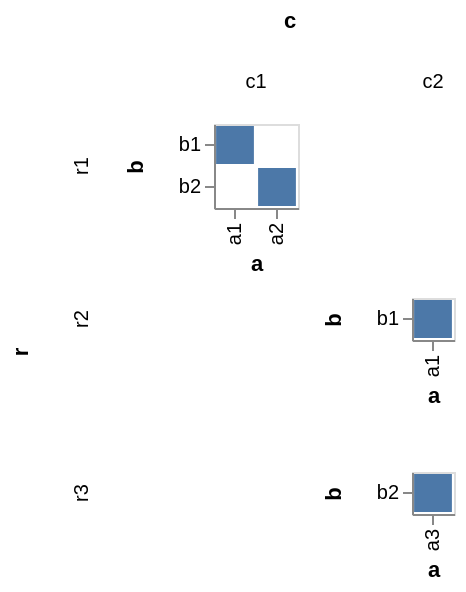

Specify this chart in Vega-Lite:
### Vega specification from a JSON file in a GitHub repository (floating-point values rounded to 4 significant figures)
{"$schema": "https://vega.github.io/schema/vega/v4.json", "autosize": "pad", "padding": 5, "data": [{"name": "source_0", "values": [{"r": "r1", "c": "c1", "a": "a1", "b": "b1"}, {"r": "r1", "c": "c1", "a": "a2", "b": "b2"}, {"r": "r2", "c": "c2", "a": "a1", "b": "b1"}, {"r": "r3", "c": "c2", "a": "a3", "b": "b2"}]}, {"name": "cross_column_domain_row_domain", "source": "source_0", "transform": [{"type": "aggregate", "groupby": ["c", "r"], "fields": ["a", "b"], "ops": ["distinct", "distinct"]}]}, {"name": "column_domain", "source": "cross_column_domain_row_domain", "transform": [{"type": "aggregate", "groupby": ["c"], "fields": ["distinct_a"], "ops": ["max"], "as": ["distinct_a"]}]}, {"name": "row_domain", "source": "cross_column_domain_row_domain", "transform": [{"type": "aggregate", "groupby": ["r"], "fields": ["distinct_b"], "ops": ["max"], "as": ["distinct_b"]}]}], "signals": [{"name": "child_x_step", "value": 21}, {"name": "child_y_step", "value": 21}], "layout": {"padding": {"row": 10, "column": 10}, "offset": {"rowTitle": 10, "columnTitle": 10}, "columns": {"signal": "length(data('column_domain'))"}, "bounds": "full", "align": "all"}, "marks": [{"name": "row-title", "type": "group", "role": "row-title", "title": {"text": "r", "offset": 10, "orient": "left", "style": "guide-title"}}, {"name": "column-title", "type": "group", "role": "column-title", "title": {"text": "c", "offset": 10, "style": "guide-title"}}, {"name": "row_header", "type": "group", "role": "row-header", "from": {"data": "row_domain"}, "sort": {"field": "datum[\"r\"]", "order": "ascending"}, "title": {"text": {"signal": "''+parent[\"r\"]"}, "offset": 10, "orient": "left", "style": "guide-label", "baseline": "middle"}, "encode": {"update": {"height": {"signal": "bandspace(datum[\"distinct_b\"], 0.1, 0.05) * child_y_step"}}}}, {"name": "column_header", "type": "group", "role": "column-header", "from": {"data": "column_domain"}, "sort": {"field": "datum[\"c\"]", "order": "ascending"}, "title": {"text": {"signal": "''+parent[\"c\"]"}, "offset": 10, "style": "guide-label", "baseline": "middle"}, "encode": {"update": {"width": {"signal": "bandspace(datum[\"distinct_a\"], 0.1, 0.05) * child_x_step"}}}}, {"name": "cell", "type": "group", "style": "cell", "from": {"facet": {"name": "facet", "data": "source_0", "groupby": ["r", "c"], "aggregate": {"cross": true, "fields": ["a", "b"], "ops": ["distinct", "distinct"], "as": ["distinct_a", "distinct_b"]}}}, "sort": {"field": ["datum[\"r\"]", "datum[\"c\"]"], "order": ["ascending", "ascending"]}, "encode": {"update": {"width": {"signal": "bandspace(datum[\"distinct_a\"], 0.1, 0.05) * child_x_step"}, "height": {"signal": "bandspace(datum[\"distinct_b\"], 0.1, 0.05) * child_y_step"}}}, "marks": [{"name": "child_marks", "type": "rect", "style": ["rect"], "from": {"data": "facet"}, "encode": {"update": {"fill": {"value": "#4c78a8"}, "tooltip": {"signal": "{\"a\": ''+datum[\"a\"], \"b\": ''+datum[\"b\"]}"}, "x": {"scale": "child_x", "field": "a"}, "width": {"scale": "child_x", "band": true}, "y": {"scale": "child_y", "field": "b"}, "height": {"scale": "child_y", "band": true}}}}], "scales": [{"name": "child_x", "type": "band", "domain": {"data": "facet", "field": "a", "sort": true}, "range": {"step": {"signal": "child_x_step"}}, "paddingInner": 0.1, "paddingOuter": 0.05}, {"name": "child_y", "type": "band", "domain": {"data": "facet", "field": "b", "sort": true}, "range": {"step": {"signal": "child_y_step"}}, "paddingInner": 0.1, "paddingOuter": 0.05}], "axes": [{"scale": "child_x", "orient": "bottom", "grid": false, "title": "a", "labelAlign": "right", "labelAngle": 270, "labelBaseline": "middle", "zindex": 1}, {"scale": "child_y", "orient": "left", "grid": false, "title": "b", "zindex": 1}]}], "config": {"axisY": {"minExtent": 30}, "legend": {"gradientDirection": "horizontal", "gradientLength": 100}}}
